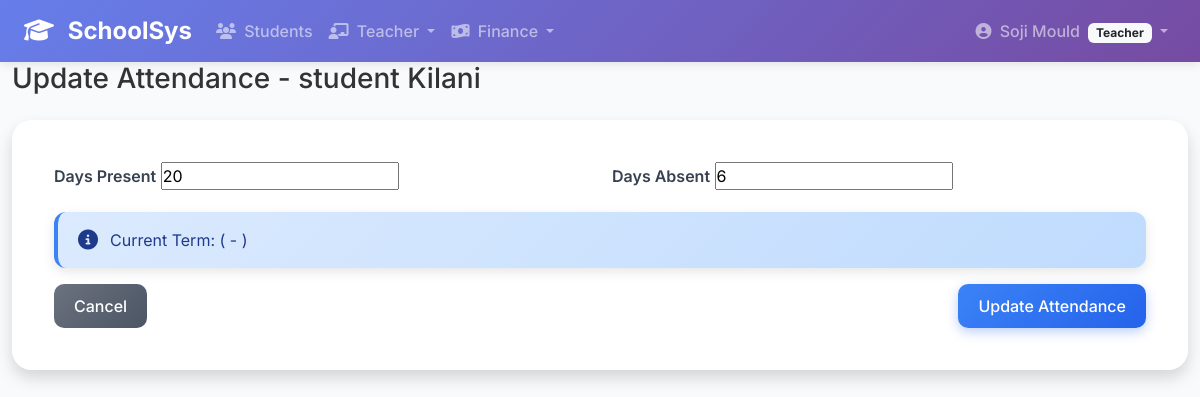
The app's page /students/1/attendance/update/ (signed in) with its own data.
### core/models.py (models this page shows, shortened)
class User(AbstractUser):
    USER_TYPE_CHOICES = (
        ('admin', 'Administrator'),
        ('teacher', 'Teacher'),
        ('parent', 'Parent'),
        ('student', 'Student'),
        ('accountant', 'Accountant'),
    )
    user_type = models.CharField(max_length=10, choices=USER_TYPE_CHOICES)
    phone = models.CharField(max_length=15, blank=True)
    is_approved = models.BooleanField(default=False)  # For admin approval

### students/models.py (models this page shows, shortened)
class Student(models.Model):
    GENDER_CHOICES = (
        ('M', 'Male'),
        ('F', 'Female'),
    )
    user = models.OneToOneField(User, on_delete=models.CASCADE)
    student_id = models.CharField(max_length=20, unique=True)
    date_of_birth = models.DateField()
    gender = models.CharField(max_length=1, choices=GENDER_CHOICES)
    admission_date = models.DateField()
    current_class = models.ForeignKey('academics.Class', on_delete=models.SET_NULL, null=True)
    photo = models.ImageField(upload_to='students/photos/', blank=True)
    is_active = models.BooleanField(default=True)

class AttendanceRecord(models.Model):
    student = models.ForeignKey(Student, on_delete=models.CASCADE)
    term = models.ForeignKey('core.SchoolTerm', on_delete=models.CASCADE)
    days_present = models.PositiveSmallIntegerField(default=0)
    days_absent = models.PositiveSmallIntegerField(default=0)
    class Meta:
        unique_together = ('student', 'term')

### students/views.py (the view)
# urls.py: path('<int:student_id>/attendance/update/', update_attendance, name='update_attendance'),
@login_required
def update_attendance(request, student_id):
    student = get_object_or_404(Student, pk=student_id)
    current_term = SchoolTerm.objects.filter(is_current=True).first()
    attendance, created = AttendanceRecord.objects.get_or_create(
        student=student,
        term=current_term,
        defaults={'days_present': 0, 'days_absent': 0}
    )
    if request.method == 'POST':
        form = AttendanceForm(request.POST, instance=attendance)
        if form.is_valid():
            form.save()
            return redirect('student_dashboard', student_id=student_id)
    else:
        form = AttendanceForm(instance=attendance)
    return render(request, 'students/edit_attendance.html', {
        'form': form,
        'student': student
    })

### students/forms.py
class AttendanceForm(forms.ModelForm):
    class Meta:
        model = AttendanceRecord
        fields = ['days_present', 'days_absent']

### templates/students/edit_attendance.html (shortened to what this page needs)
{% extends 'core/base.html' %}
{% block content %}
<div class="container-fluid">
    <div class="d-sm-flex align-items-center justify-content-between mb-4">
        <h1 class="h3 mb-0 text-gray-800">
            Update Attendance - {{ student.user.get_full_name }}
        </h1>
    </div>
    <div class="card shadow mb-4">
        <div class="card-body">
            <form method="post">
                <div class="row">
                    <div class="col-md-6 mb-3">
                        <label class="form-label">Days Present</label>
                        {{ form.days_present }}
                    </div>
                    <div class="col-md-6 mb-3">
                        <label class="form-label">Days Absent</label>
                        {{ form.days_absent }}
                    </div>
                </div>
                <div class="alert alert-info">
                    <i class="fas fa-info-circle"></i>
                    Current Term: {{ student.current_term.name }}
                    ({{ student.current_term.start_date|date:"M d" }} - {{ student.current_term.end_date|date:"M d" }})
                </div>
                <div class="d-flex justify-content-between">
                    <a href="{% url 'student_dashboard' student.id %}" class="btn btn-secondary">
                        Cancel
                    </a>
                    <button type="submit" class="btn btn-primary">
                        Update Attendance
                    </button>
                </div>
            </form>
        </div>
    </div>
</div>
{% endblock %}

### templates/core/base.html (shortened to what this page needs)
<!DOCTYPE html>
<html lang="en">
<head>
    <link href="https://cdn.jsdelivr.net/npm/bootstrap@5.3.0/dist/css/bootstrap.min.css" rel="stylesheet">
    <link rel="stylesheet" href="https://cdnjs.cloudflare.com/ajax/libs/font-awesome/6.4.0/css/all.min.css">
</head>
<body>
    <nav class="navbar navbar-expand-lg navbar-dark bg-dark">
        <div class="container-fluid px-4">
            <a class="navbar-brand" href="{% url 'dashboard' %}">
                <i class="fas fa-graduation-cap me-2"></i>
                SchoolSys
            </a>
            <div class="collapse navbar-collapse" id="navbarContent">
                <ul class="navbar-nav me-auto">
                    {% if user.is_authenticated %}
                        <li class="nav-item">
                            <a class="nav-link" href="{% url 'student_list' %}">
                                <i class="fas fa-users me-1"></i>
                                Students
                            </a>
                        </li>
                        {% if user.user_type == 'teacher' %}
                        <li class="nav-item dropdown">
                            <a class="nav-link dropdown-toggle" href="#" id="teacherDropdown" role="button" data-bs-toggle="dropdown">
                                <i class="fas fa-chalkboard-teacher me-1"></i>
                                Teacher
                            </a>
                        </li>
                        {% endif %}
                        <li class="nav-item dropdown">
                            <a class="nav-link dropdown-toggle" href="#" id="financeDropdown" role="button" data-bs-toggle="dropdown">
                                <i class="fas fa-money-bill-wave me-1"></i>
                                Finance
                            </a>
                        </li>
                    {% endif %}
                </ul>
                <ul class="navbar-nav">
                    {% if user.is_authenticated %}
                        <li class="nav-item dropdown">
                            <a class="nav-link dropdown-toggle" href="#" id="userDropdown" role="button" data-bs-toggle="dropdown">
                                <i class="fas fa-user-circle me-1"></i>
                                {{ user.get_full_name|default:user.username }}
                                {% if user.user_type %}
                                <span class="badge bg-light text-dark ms-1">{{ user.get_user_type_display }}</span>
                                {% endif %}
                            </a>
                        </li>
                    {% else %}
                        <li class="nav-item">
                            <a class="nav-link" href="{% url 'login' %}">
                                <i class="fas fa-sign-in-alt me-1"></i> Login
                            </a>
                        </li>
                    {% endif %}
                </ul>
            </div>
        </div>
    </nav>
    <div class="main-content">
        {% block content %}{% endblock %}
    </div>
</body>
</html>

### templates/core/base.html (style rules this page uses)
* { margin: 0; padding: 0; box-sizing: border-box; }
body { font-family: 'Inter', -apple-system, BlinkMacSystemFont, sans-serif; background-color: #f8fafc; color: #333; min-height: 100vh; }
.navbar-brand { font-weight: 700; font-size: 1.5rem; }
.navbar-dark.bg-dark { background: linear-gradient(135deg, #667eea 0%, #764ba2 100%) !important; box-shadow: 0 2px 10px rgba(0, 0, 0, 0.1); }
.nav-link { font-weight: 500; transition: all 0.3s ease; }
.main-content { min-height: calc(100vh - 76px); padding: 0; }
.alert { border-radius: 12px; border: none; padding: 16px 20px; margin-bottom: 16px; box-shadow: 0 4px 12px rgba(0, 0, 0, 0.1); display: flex; align-items: center; gap: 12px; }
.alert i { font-size: 20px; }
.alert-info { background: linear-gradient(135deg, #dbeafe 0%, #bfdbfe 100%); color: #1e3a8a; border-left: 4px solid #3b82f6; }
.card { background: rgba(255, 255, 255, 0.95); backdrop-filter: blur(20px); border-radius: 20px; padding: 25px; box-shadow: 0 20px 40px rgba(0, 0, 0, 0.08); border: 1px solid rgba(255, 255, 255, 0.2); transition: transform 0.3s ease, box-shadow 0.3s ease; margin-bottom: 25px; }
.btn-primary { background: linear-gradient(135deg, #3b82f6, #2563eb); border: none; border-radius: 10px; padding: 10px 20px; font-weight: 500; transition: all 0.3s ease; box-shadow: 0 4px 12px rgba(37, 99, 235, 0.3); }
.btn-secondary { background: linear-gradient(135deg, #6b7280, #4b5563); border: none; border-radius: 10px; padding: 10px 20px; font-weight: 500; }
.form-label { font-weight: 600; color: #374151; margin-bottom: 8px; }

### records on screen
User: get_full_name "Soji Mould", user_type "Teacher"
Student: user.get_full_name "student Kilani"
AttendanceRecord: days_present "20", days_absent "6"
